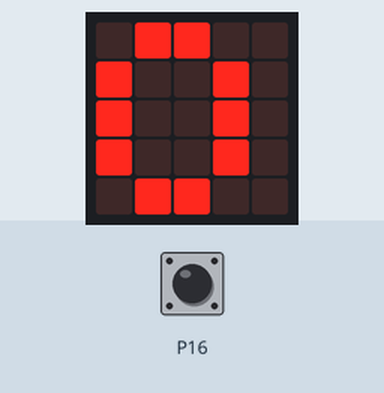
This program was run on a simulated BBC micro:bit (MakeCode). Parts: the board's 5×5 LED display. The test bench sets the inputs (shaded band); at power-on: P16 LOW.

Above: at 1.2 s.
1.3 s: P16 pulled HIGH for 0.95 s
At 2.7 s:
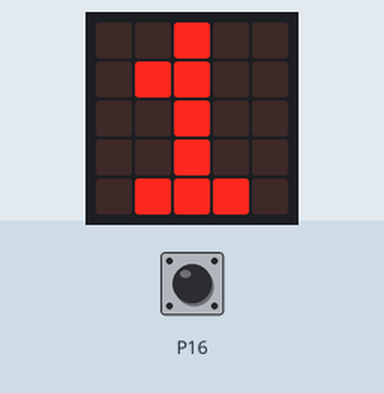
3.8 s: P16 pulled HIGH for 0.95 s
At 6.5 s:
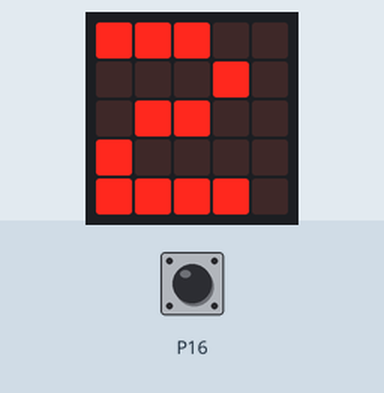
6.8 s: P16 pulled HIGH for 3.2 s
At 11.0 s:
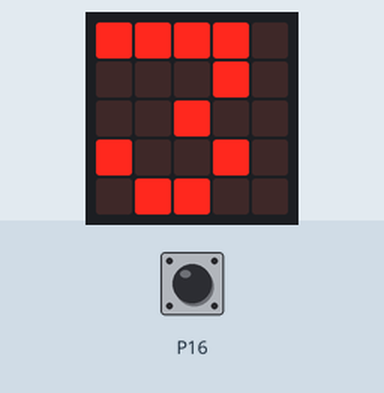
Timing chart, 0 to 12.5 s (numbered marks = the images above; inputs shaded):
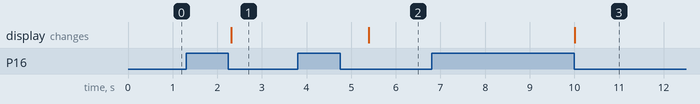

Measured:
- after the input at 1.3 s, the display: changes after 1.0 s (image 1)
- after the input at 3.8 s, the display: changes after 1.6 s (image 2)
- after the input at 6.8 s, the display: changes after 3.2 s (image 3)

The program:

main.ts
```typescript
let nombre = 0
let etat_actuel = 0
let etat_passe = 0
basic.forever(function () {
    etat_actuel = pins.digitalReadPin(DigitalPin.P16)
    if (etat_actuel != etat_passe) {
        if (etat_actuel == 0) {
            nombre += 1
        }
    }
    etat_passe = etat_actuel
    basic.showNumber(nombre)
})
```

test.ts
```typescript
// les tests vont ici ; cela ne sera pas compilé si ce paquet est utilisé en tant qu'extension.
```
